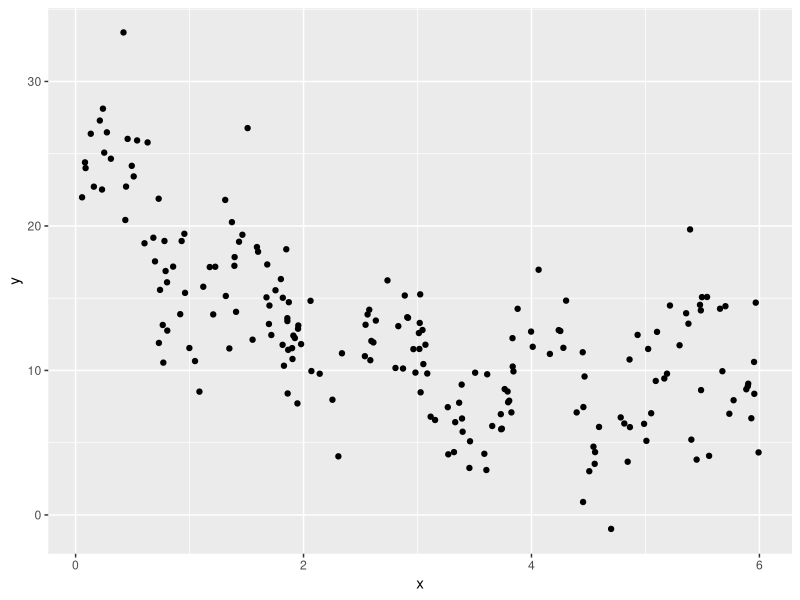

This chart was generated by the following R code: (Note: this script raises an error after producing the figure.)
## ---- chunk 1
knitr::opts_chunk$set(message=FALSE, error=FALSE, warning=FALSE) 
## ---- chunk 2
library(pROC)
library(tidyverse)
library(caret)
## ---- chunk 3
sim.data <- function(seed, h=3, s=3){
  set.seed(seed)
  x <- runif(200, min=0, max=6)
  y <- 8 + (x-4)^2 + 4*sin(h*x) + rnorm(200, mean=0, sd=s)
  return(data.frame(x=x, y=y))
}
## ---- chunk 4
#creating dataframe from function
df <- sim.data(1234, 5, 3)

#plotting output
ggplot(df, aes(x, y)) +
  geom_point() 
## ---- chunk 5
rmse.df <- function(method=loess, degree=1, span=0.50, k=10, m=5, ...){
  set.seed(1234)
  rmse.vec <- numeric(k*m)
  for(i in 1:m) {
      folds <- rep(1:k, each=ceiling(nrow(df)/k))
      folds <- sample(folds, nrow(df))
      
        for(j in 1:k) {
      fit <- method(y ~ x, data=df[folds != j, ], degree=1, span=span)
      
      rmse.vec[j+(k*i)-k] <- RMSE(df$y[folds==j], 
                                  predict(fit, newdata=df[folds==j, ]),
                                  na.rm=TRUE)
    }
  }
    return(rmse.vec)
}

mean(rmse.df(loess, span=.5))
## ---- chunk 6
span.vec2 <- seq(0.05, 0.75, by=0.01)
rmse.vec2 <- map_dbl(span.vec2, ~rmse.df(method=loess, degree=1, k=10, m=5, span=.x))


#plotting span vs RMSE 
plot(x=span.vec2, y=rmse.vec2)

#finding best span vector
span.best <- span.vec2[which.min(rmse.vec2)]
span.best
## ---- chunk 7
df.plot <- data.frame(
  x = seq(min(df$x, na.rm=TRUE), max(df$x, na.rm=TRUE), by=0.05)
)


fit.lm <- lm(y ~ x, data=df)
fit.loess <- loess(y ~ x, data=df, degree=1, span=span.best)


df.plot$lm.y <- predict(fit.lm, newdata=df.plot)
df.plot$loess.y <- predict(fit.loess, newdata=df.plot)


ggplot(df) +
  geom_point(aes(x=x, y=y)) +
  geom_line(data=df.plot, aes(x=x, y=lm.y), color="blue") +
  geom_line(data=df.plot, aes(x=x, y=loess.y), color="red") 
